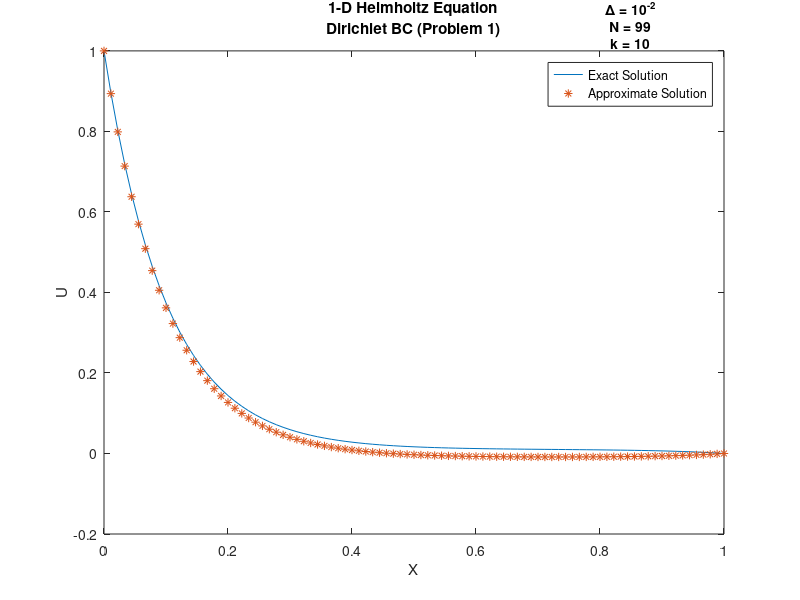

MATLAB code for this plot:
%Assignment 4AP
%Micah Arel
%2/19/2018
%Assignment 4AP
%Solve 1D Helmholtz Equation using Tri-Diagonal Method
%2nd Derivative approximation based on Center Difference Formula
%Total of N nodes between 0 and L; x=0 N=0, x=L N+1
clear
clc
L = 1; %Right endpoint
V0=1;
v=1;
A=1; %Given
k = 10; %Coefficient of u(x) in ODE
BC01 = V0; %Boundary condition node 0 (left side)for problem 1
BC02 = v; %Boundary condition node 0 (left side) for problem 2
BCL = 0; %Boundary condition node N+1 (right side) for both problems
N=89;
h = L/(N+1); %Step size
D = -(2+k*k*h*h); %Coefficient

%Create 4 vectors of length N, for diagonals and RHS of system
MD1 = D.*ones(1,N); %Main Diagonal
LD1 = ones(1,N); %Lower Diagonal
LD1(1) = 0; %Place holder
UD1 = ones(1,N); %Upper Diagonal
UD1(N)= 0; %Place holder
RHS1 = (h^2)*ones(N,1); %RHS vector (given f(x))
RHS1(1) = RHS1(1) - BC01; %Input boundary conditions to RHS
RHS1(N) = RHS1(N) - BCL;
%Create Problem 1 upper triangle forward elimination
for i = 2:(N)
 MD1(i) = MD1(i) - ( (LD1(i)/MD1(i-1)) * UD1(i-1) );
 RHS1(i) = RHS1(i) - ( (LD1(i)/MD1(i-1)) * RHS1(i-1) );
end
%Solve Problem 2 system backwards elimination
U1(N)=RHS1(N)/MD1(N);
for j = N-1:-1:1
 U1(j) = ( RHS1(j) - UD1(j)*U1(j+1) ) / MD1(j);
end
%Complete Problem 1 U vector
U1 = [BC01 U1 BCL];

%Display to if N and 2N are approximately =
Z1 = U1.';
X1=zeros(N,1);
for j = 2:(N+2)
    X1(j)=X1(j-1)+h;
end
Y1=[X1 Z1]; %Checks accuracy at N and at 2N

%Loop used to evaluate the difference of the current and previous
%solution at the previous solutions spatial location
%Analytical solution
xa=0:h:L;
Ua=( (1 - ( ( sinh(k*(L-xa)) + sinh(k*xa) ) / sinh(k*L) )) * (A/k^2) ) + BC01*(sinh(k*(L-xa))/sinh(k*L));

%Plot of approximation and exact solutions
x=0:h:L;
plot(xa,Ua,x,U1,'*')
lgd=legend('Exact Solution','Approximate Solution');
title(lgd,{'\Delta = 10^{-2}';'N = 99';'k = 10'})
title({'1-D Helmholtz Equation';'Dirichlet BC (Problem 1)'})
xlabel('X')
ylabel('U')

%Problem 2

%Create 4 vectors of length N, for diagonals and RHS of system
MD2 = D.*ones(1,N); %Main Diagonal
LD2 = ones(1,N); %Lower Diagonal
LD2(1) = 0; %Place holder
UD2 = ones(1,N); %Upper Diagonal
UD2(N)= 0; %Place holder
RHS2 = (h^2)*ones(N,1); %RHS vector (given f(x))
RHS2(1) = RHS1(1) - BC01; %Input boundary conditions to RHS
RHS2(N) = RHS1(N) - BCL;

